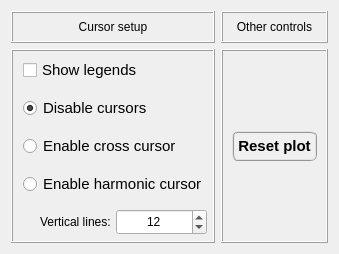
        <widget class="QWidget" name="tab">
         <attribute name="title">
          <string>Advanced controls</string>
         </attribute>
         <layout class="QGridLayout" name="gridLayout_4">
          <item row="0" column="0">
           <widget class="QFrame" name="frame_32">
            <property name="minimumSize">
             <size>
              <width>85</width>
              <height>32</height>
             </size>
            </property>
            <property name="maximumSize">
             <size>
              <width>240</width>
              <height>32</height>
             </size>
            </property>
            <property name="sizeIncrement">
             <size>
              <width>0</width>
              <height>110</height>
             </size>
            </property>
            <property name="frameShape">
             <enum>QFrame::Box</enum>
            </property>
            <property name="frameShadow">
             <enum>QFrame::Raised</enum>
            </property>
            <layout class="QGridLayout" name="gridLayout_32">
             <property name="leftMargin">
              <number>0</number>
             </property>
             <property name="topMargin">
              <number>0</number>
             </property>
             <property name="rightMargin">
              <number>0</number>
             </property>
             <property name="bottomMargin">
              <number>0</number>
             </property>
             <property name="spacing">
              <number>0</number>
             </property>
             <item row="0" column="0">
              <widget class="QLabel" name="label_13">
               <property name="font">
                <font>
                 <weight>50</weight>
                 <bold>false</bold>
                </font>
               </property>
               <property name="text">
                <string>Cursor setup</string>
               </property>
               <property name="alignment">
                <set>Qt::AlignCenter</set>
               </property>
              </widget>
             </item>
            </layout>
           </widget>
          </item>
          <item row="0" column="1">
           <widget class="QFrame" name="frame_33">
            <property name="minimumSize">
             <size>
              <width>85</width>
              <height>32</height>
             </size>
            </property>
            <property name="maximumSize">
             <size>
              <width>240</width>
              <height>32</height>
             </size>
            </property>
            <property name="sizeIncrement">
             <size>
              <width>0</width>
              <height>110</height>
             </size>
            </property>
            <property name="frameShape">
             <enum>QFrame::Box</enum>
            </property>
            <property name="frameShadow">
             <enum>QFrame::Raised</enum>
            </property>
            <layout class="QGridLayout" name="gridLayout_33">
             <property name="leftMargin">
              <number>0</number>
             </property>
             <property name="topMargin">
              <number>0</number>
             </property>
             <property name="rightMargin">
              <number>0</number>
             </property>
             <property name="bottomMargin">
              <number>0</number>
             </property>
             <property name="spacing">
              <number>0</number>
             </property>
             <item row="0" column="0">
              <widget class="QLabel" name="label_14">
               <property name="font">
                <font>
                 <weight>50</weight>
                 <bold>false</bold>
                </font>
               </property>
               <property name="text">
                <string>Other controls</string>
               </property>
               <property name="alignment">
                <set>Qt::AlignCenter</set>
               </property>
              </widget>
             </item>
            </layout>
           </widget>
          </item>
          <item row="1" column="0">
           <widget class="QFrame" name="frame_30">
            <property name="minimumSize">
             <size>
              <width>85</width>
              <height>30</height>
             </size>
            </property>
            <property name="maximumSize">
             <size>
              <width>240</width>
              <height>240</height>
             </size>
            </property>
            <property name="sizeIncrement">
             <size>
              <width>0</width>
              <height>110</height>
             </size>
            </property>
            <property name="frameShape">
             <enum>QFrame::Box</enum>
            </property>
            <property name="frameShadow">
             <enum>QFrame::Raised</enum>
            </property>
            <layout class="QGridLayout" name="gridLayout_31">
             <property name="leftMargin">
              <number>8</number>
             </property>
             <property name="topMargin">
              <number>4</number>
             </property>
             <property name="rightMargin">
              <number>4</number>
             </property>
             <property name="bottomMargin">
              <number>4</number>
             </property>
             <property name="horizontalSpacing">
              <number>4</number>
             </property>
             <property name="verticalSpacing">
              <number>8</number>
             </property>
             <item row="1" column="0">
              <widget class="QFrame" name="frame_17">
               <property name="frameShape">
                <enum>QFrame::NoFrame</enum>
               </property>
               <property name="frameShadow">
                <enum>QFrame::Raised</enum>
               </property>
               <layout class="QGridLayout" name="gridLayout_14">
                <property name="leftMargin">
                 <number>2</number>
                </property>
                <property name="topMargin">
                 <number>2</number>
                </property>
                <property name="rightMargin">
                 <number>2</number>
                </property>
                <property name="bottomMargin">
                 <number>2</number>
                </property>
                <property name="spacing">
                 <number>2</number>
                </property>
                <item row="0" column="0">
                 <widget class="QRadioButton" name="radioButton_disable_cursors">
                  <property name="minimumSize">
                   <size>
                    <width>75</width>
                    <height>26</height>
                   </size>
                  </property>
                  <property name="maximumSize">
                   <size>
                    <width>200</width>
                    <height>26</height>
                   </size>
                  </property>
                  <property name="font">
                   <font>
                    <family>Arial</family>
                    <pointsize>11</pointsize>
                    <weight>50</weight>
                    <italic>false</italic>
                    <bold>false</bold>
                   </font>
                  </property>
                  <property name="text">
                   <string>Disable cursors</string>
                  </property>
                  <property name="checked">
                   <bool>true</bool>
                  </property>
                  <attribute name="buttonGroup">
                   <string notr="true">buttonGroup</string>
                  </attribute>
                 </widget>
                </item>
               </layout>
              </widget>
             </item>
             <item row="2" column="0">
              <widget class="QFrame" name="frame_16">
               <property name="frameShape">
                <enum>QFrame::NoFrame</enum>
               </property>
               <property name="frameShadow">
                <enum>QFrame::Raised</enum>
               </property>
               <layout class="QGridLayout" name="gridLayout_15">
                <property name="leftMargin">
                 <number>2</number>
                </property>
                <property name="topMargin">
                 <number>2</number>
                </property>
                <property name="rightMargin">
                 <number>2</number>
                </property>
                <property name="bottomMargin">
                 <number>2</number>
                </property>
                <property name="spacing">
                 <number>2</number>
                </property>
                <item row="0" column="0">
                 <widget class="QRadioButton" name="radioButton_cross_cursor">
                  <property name="minimumSize">
                   <size>
                    <width>75</width>
                    <height>26</height>
                   </size>
                  </property>
                  <property name="maximumSize">
                   <size>
                    <width>200</width>
                    <height>26</height>
                   </size>
                  </property>
                  <property name="font">
                   <font>
                    <family>Arial</family>
                    <pointsize>11</pointsize>
                    <weight>50</weight>
                    <italic>false</italic>
                    <bold>false</bold>
                   </font>
                  </property>
                  <property name="text">
                   <string>Enable cross cursor</string>
                  </property>
                  <property name="checked">
                   <bool>false</bool>
                  </property>
                  <attribute name="buttonGroup">
                   <string notr="true">buttonGroup</string>
                  </attribute>
                 </widget>
                </item>
               </layout>
              </widget>
             </item>
             <item row="0" column="0">
              <widget class="QFrame" name="frame_18">
               <property name="frameShape">
                <enum>QFrame::NoFrame</enum>
               </property>
               <property name="frameShadow">
                <enum>QFrame::Raised</enum>
               </property>
               <layout class="QGridLayout" name="gridLayout_16">
                <property name="leftMargin">
                 <number>2</number>
                </property>
                <property name="topMargin">
                 <number>2</number>
                </property>
                <property name="rightMargin">
                 <number>2</number>
                </property>
                <property name="bottomMargin">
                 <number>2</number>
                </property>
                <property name="spacing">
                 <number>2</number>
                </property>
                <item row="0" column="0">
                 <widget class="QCheckBox" name="checkBox_legends">
                  <property name="minimumSize">
                   <size>
                    <width>75</width>
                    <height>26</height>
                   </size>
                  </property>
                  <property name="maximumSize">
                   <size>
                    <width>200</width>
                    <height>26</height>
                   </size>
                  </property>
                  <property name="font">
                   <font>
                    <family>Arial</family>
                    <pointsize>11</pointsize>
                    <weight>50</weight>
                    <italic>false</italic>
                    <bold>false</bold>
                   </font>
                  </property>
                  <property name="text">
                   <string>Show legends</string>
                  </property>
                  <property name="checked">
                   <bool>false</bool>
                  </property>
                 </widget>
                </item>
               </layout>
              </widget>
             </item>
             <item row="4" column="0">
              <widget class="QFrame" name="frame_vertical_lines">
               <property name="frameShape">
                <enum>QFrame::NoFrame</enum>
               </property>
               <property name="frameShadow">
                <enum>QFrame::Raised</enum>
               </property>
               <layout class="QGridLayout" name="gridLayout_13">
                <property name="leftMargin">
                 <number>2</number>
                </property>
                <property name="topMargin">
                 <number>2</number>
                </property>
                <property name="rightMargin">
                 <number>2</number>
                </property>
                <property name="bottomMargin">
                 <number>2</number>
                </property>
                <property name="spacing">
                 <number>2</number>
                </property>
                <item row="0" column="1">
                 <widget class="QSpinBox" name="spinBox_vertical_lines">
                  <property name="minimumSize">
                   <size>
                    <width>0</width>
                    <height>26</height>
                   </size>
                  </property>
                  <property name="maximumSize">
                   <size>
                    <width>16777215</width>
                    <height>26</height>
                   </size>
                  </property>
                  <property name="alignment">
                   <set>Qt::AlignCenter</set>
                  </property>
                  <property name="minimum">
                   <number>2</number>
                  </property>
                  <property name="maximum">
                   <number>20</number>
                  </property>
                  <property name="value">
                   <number>12</number>
                  </property>
                 </widget>
                </item>
                <item row="0" column="0">
                 <widget class="QLabel" name="label_4">
                  <property name="minimumSize">
                   <size>
                    <width>0</width>
                    <height>26</height>
                   </size>
                  </property>
                  <property name="maximumSize">
                   <size>
                    <width>16777215</width>
                    <height>26</height>
                   </size>
                  </property>
                  <property name="baseSize">
                   <size>
                    <width>0</width>
                    <height>0</height>
                   </size>
                  </property>
                  <property name="text">
                   <string>Vertical lines: </string>
                  </property>
                  <property name="alignment">
                   <set>Qt::AlignRight|Qt::AlignTrailing|Qt::AlignVCenter</set>
                  </property>
                 </widget>
                </item>
               </layout>
              </widget>
             </item>
             <item row="3" column="0">
              <widget class="QFrame" name="frame_15">
               <property name="frameShape">
                <enum>QFrame::NoFrame</enum>
               </property>
               <property name="frameShadow">
                <enum>QFrame::Raised</enum>
               </property>
               <layout class="QGridLayout" name="gridLayout_12">
                <property name="leftMargin">
                 <number>2</number>
                </property>
                <property name="topMargin">
                 <number>2</number>
                </property>
                <property name="rightMargin">
                 <number>2</number>
                </property>
                <property name="bottomMargin">
                 <number>2</number>
                </property>
                <property name="spacing">
                 <number>2</number>
                </property>
                <item row="0" column="0">
                 <widget class="QRadioButton" name="radioButton_harmonic_cursor">
                  <property name="minimumSize">
                   <size>
                    <width>75</width>
                    <height>26</height>
                   </size>
                  </property>
                  <property name="maximumSize">
                   <size>
                    <width>200</width>
                    <height>26</height>
                   </size>
                  </property>
                  <property name="font">
                   <font>
                    <family>Arial</family>
                    <pointsize>11</pointsize>
                    <weight>50</weight>
                    <italic>false</italic>
                    <bold>false</bold>
                   </font>
                  </property>
                  <property name="text">
                   <string>Enable harmonic cursor</string>
                  </property>
                  <property name="checked">
                   <bool>false</bool>
                  </property>
                  <attribute name="buttonGroup">
                   <string notr="true">buttonGroup</string>
                  </attribute>
                 </widget>
                </item>
               </layout>
              </widget>
             </item>
            </layout>
           </widget>
          </item>
          <item row="1" column="1">
           <widget class="QFrame" name="frame_6">
            <property name="frameShape">
             <enum>QFrame::Box</enum>
            </property>
            <property name="frameShadow">
             <enum>QFrame::Raised</enum>
            </property>
            <layout class="QGridLayout" name="gridLayout_5">
             <item row="0" column="0">
              <widget class="QPushButton" name="pushButton_ResetPlot">
               <property name="minimumSize">
                <size>
                 <width>85</width>
                 <height>30</height>
                </size>
               </property>
               <property name="maximumSize">
                <size>
                 <width>85</width>
                 <height>30</height>
                </size>
               </property>
               <property name="font">
                <font>
                 <family>MS Shell Dlg 2</family>
                 <pointsize>11</pointsize>
                 <weight>75</weight>
                 <italic>false</italic>
                 <bold>true</bold>
                </font>
               </property>
               <property name="styleSheet">
                <string notr="true">QPushButton{border-radius: 6px; border-color: rgb(150, 150, 150); border-style: ridge; border-width: 2px; color: rgb(0, 0, 0); background-color: rgb(240, 240, 240); font: 75 bold 11pt &quot;MS Shell Dlg 2&quot;}
QPushButton:hover{border-radius: 6px; border-color: rgb(0, 170, 255); border-style: ridge; border-width: 2px; color: rgb(0, 0, 0); background-color: rgba(174, 213, 255, 100); font: 75 bold 11pt &quot;MS Shell Dlg 2&quot;}
QPushButton:pressed{border-radius: 6px; border-color: rgb(0, 170, 255); border-style: ridge; border-width: 3px; color: rgb(0, 0, 0); background-color: rgb(174, 213, 255); font: 75 bold 11pt &quot;MS Shell Dlg 2&quot;}</string>
               </property>
               <property name="text">
                <string>Reset plot</string>
               </property>
              </widget>
             </item>
            </layout>
           </widget>
          </item>
         </layout>
        </widget>
